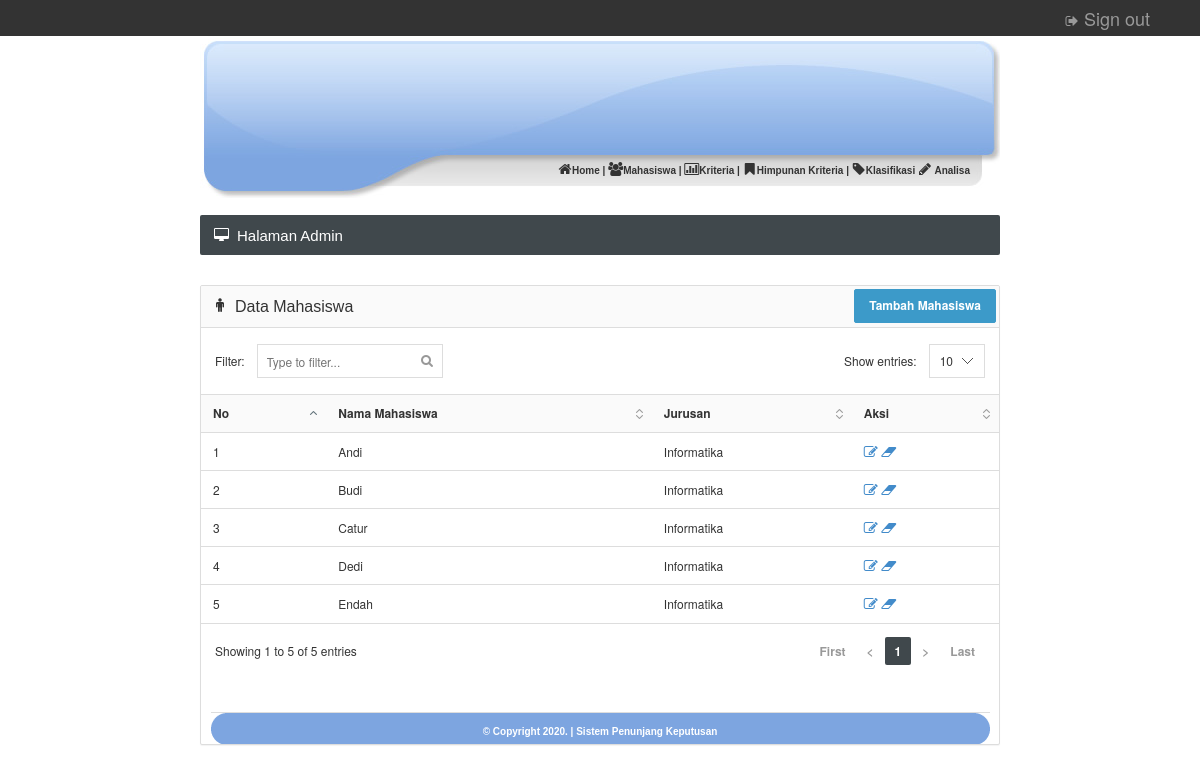
Screenshot of /admin/mahasiswa.php (signed in) with the database file from the repository.
### tables this page shows
CREATE TABLE `calonbeasiswa` (
  `id_mhs` varchar(10) NOT NULL,
  `nama_mhs` varchar(100) NOT NULL,
  `jurusan` text NOT NULL
);

### admin/mahasiswa.php (the view)
<?php
include "head.php";
?>
			<?php include "menu.php"; ?>
			</div>
		<br />
		<div id="content">
			<div class="page-title">
				<h5><i class="fa fa-desktop"></i> Halaman Admin</h5>
			</div>
			<div class="panel panel-default">
				<div class="panel-heading" align="right"><h6 class="panel-title"><i class="fa fa-male"></i> Data Mahasiswa</h6>
				<a href="mahasiswa_tambah.php"><input type="submit" value="Tambah Mahasiswa" class="btn btn-info"></a>
				</div>
				<div class="datatable">
					<table class="table table-hover">
						<thead>
							<tr>
								<th>No</th>
								<th>Nama Mahasiswa</th>
								<th>Jurusan</th>
								<th>Aksi</th>
							</tr>
						</thead>
						<tbody>
							<?php
							$nomor = 0;
							$hasil = mysqli_query($mysqli,"select * from calonbeasiswa");
							while ($dataku = mysqli_fetch_array($hasil)) {
							?>
								<tr>
									<td><?php echo $nomor=$nomor+1;?></td>
									<td><?php echo $dataku['nama_mhs']; ?></td>
									<td><?php echo $dataku['jurusan']; ?></td>
									<td>
										<a href="mahasiswa_edit.php?id_mhs=<?php echo $dataku['id_mhs']; ?>">
										<i class='fa fa-edit'></i>
										</a>
										<a href="mahasiswa_hapus.php?id_mhs=<?php echo $dataku['id_mhs']; ?>">
										<i class='fa fa-eraser'></i>
										</a>
									</td>
								</tr>
							<?php } ?>
						</tbody>
					</table>
				</div>
			<br />
			<br />
			<?php include "footer.php"; ?>

### images/style.css (style rules this page uses)
body { margin-top: 0px; margin-left: 0px; margin-right: 0px; margin-bottom: 0px; }
#content { width: 800px; }

### css/styles.css (style rules this page uses)
@media (min-width: 768px) { a, .btn, .caret, .close, .sidebar, .select2-choice abbr, .select2-highlighted, .ui-slider-range, .ui-datepicker-trigger, .ui-timepicker-list li, .checker span:after, .checker span, .navbar-toggle, .thumb-options, .select2-arrow b, .thumb-zoom img, .fc-button, .page-content { -webkit-transition: all 0.15s ease-in-out; -moz-transition: all 0.15s ease-in-out; -o-transition: all 0.15s ease-in-out; transition: all 0.15s ease-in-out; } }
.fa { position: relative; font-size: 14px; min-width: 14px; text-align: center; }
h1, h2, h3, h4, h5, h6, .navigation > li > a, .stats li span { font-family: 'Cuprum', sans-serif; font-weight: normal; }
.page-title { color: #fff; background-color: #40484C; -moz-box-shadow: 0 1px 0 #fff; -webkit-box-shadow: 0 1px 0 #FFF; box-shadow: 0 1px 0 #FFF; border-radius: 2px; margin-bottom: 30px; }
.page-title:after { content: ""; display: table; clear: both; }
.page-title h5 { margin: 0; float: left; display: block; font-size: 15px; padding: 13px 14px 12px 14px; line-height: 1; }
.dataTable { border-collapse: collapse; border-top: 1px solid #ddd; border-bottom: 1px solid #ddd; }
.dataTable thead th { background-color: #fafafa; cursor: pointer; }
.sorting { background: url('../images/interface/tables/sort_both.png') no-repeat 100%; padding-right: 24px!important; }
.sorting_asc { background: url('../images/interface/tables/sort_asc.png') no-repeat 100%; padding-right: 24px!important; }

### rows the page displays
calonbeasiswa: nama_mhs "Andi", jurusan "Informatika"
calonbeasiswa: nomor "2", nama_mhs "Budi", jurusan "Informatika"
calonbeasiswa: nomor "3", nama_mhs "Catur", jurusan "Informatika"
calonbeasiswa: nomor "4", nama_mhs "Dedi", jurusan "Informatika"
calonbeasiswa: nomor "5", nama_mhs "Endah", jurusan "Informatika"
